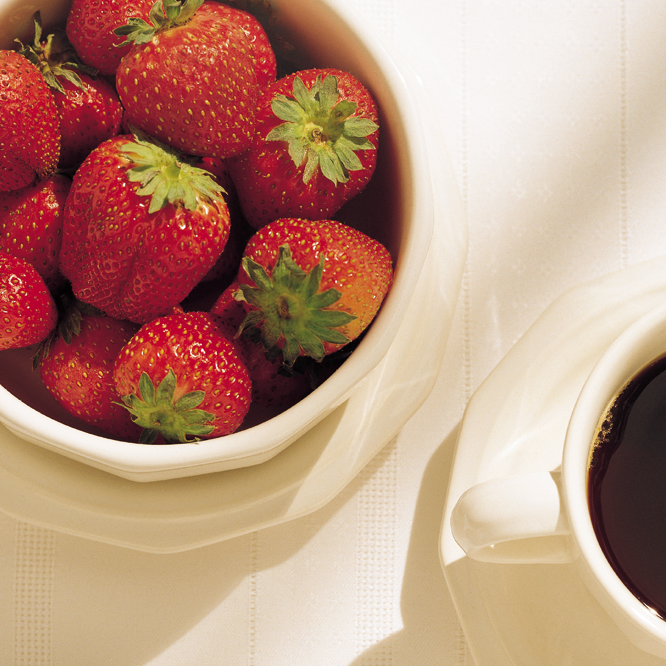
%> input picture test32/ww.tif, 666 x 666 px
$ octave test32.m   (GNU Octave 9; MATLAB toolbox functions it lacks are replaced by stand-ins)
%> lines starting %> are read from the running program, lines starting %| are printed output that depends on the picture
%> further down, rgb is the input picture: size 666x666x3 uint8; mean R, G, B 186.3, 145.9, 126.5
### test32/rgb2hsi.m
function hsi = rgb2hsi(rgb)
%RGB2HSI Converts an RGB image to HSI.
%   HSI = RGB2HSI(RGB) converts an RGB image to HSI. The input image
%   is assumed to be of size M-by-N-by-3, where the third dimension
%   accounts for three image planes: red, green, and blue, in that
%   order. If all RGB component images are equal, the HSI conversion
%   is undefined. The input image can be of class double (with values
%   in the range [0, 1]), uint8, or uint16.
%
%   The output image, HSI, is of class double, where:
%     hsi(:, :, 1) = hue image normalized to the range [0, 1] by
%                    dividing all angle values by 2*pi.
%     hsi(:, :, 2) = saturation image, in the range [0, 1].
%     hsi(:, :, 3) = intensity image, in the range [0, 1].

%   Copyright 2002-2004 R. C. Gonzalez, R. E. Woods, & S. L. Eddins
%   Digital Image Processing Using MATLAB, Prentice-Hall, 2004
%   $Revision: 1.4 $  $Date: 2003/09/29 15:21:54 $

% Extract the individual component immages.
rgb = im2double(rgb);
%> rgb: size 666x666x3 double
r = rgb(:, :, 1);
%> r: size 666x666 double
g = rgb(:, :, 2);
%> g: size 666x666 double
b = rgb(:, :, 3);
%> b: size 666x666 double

% Implement the conversion equations.
num = 0.5*((r - g) + (r - b));
den = sqrt((r - g).^2 + (r - b).*(g - b));
theta = acos(num./(den + eps));
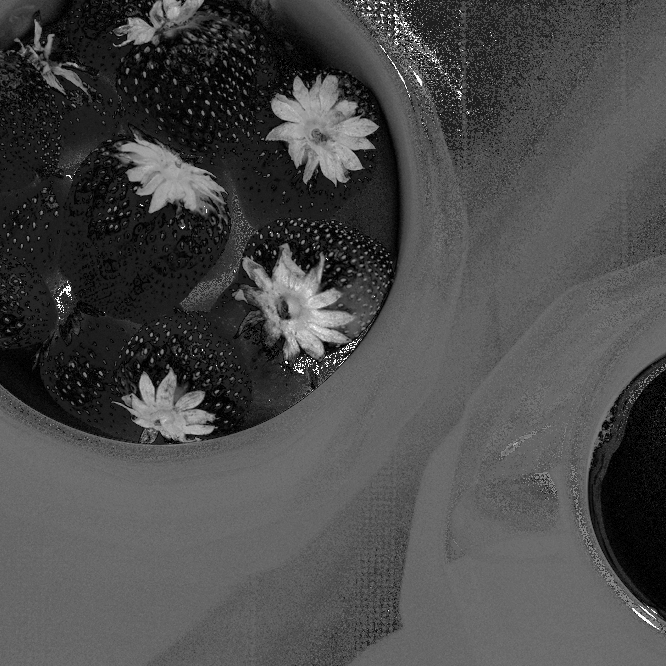
%> theta: size 666x666 double; min 2.58e-08, max 1.6, mean 0.471; drawn with min black and max white

H = theta;
H(b > g) = 2*pi - H(b > g);
H = H/(2*pi);

num = min(min(r, g), b);
den = r + g + b;
den(den == 0) = eps;
S = 1 - 3.* num./den;
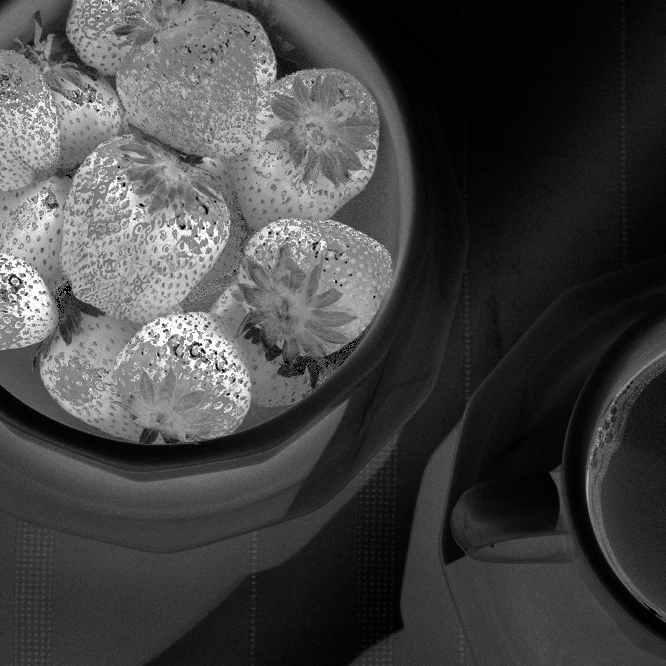
%> S: size 666x666 double; min 0, max 1, mean 0.271

H(S == 0) = 0;
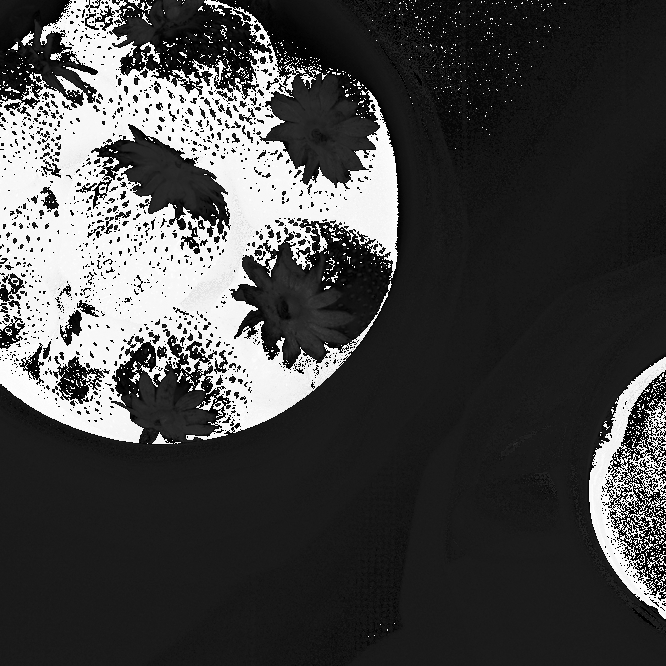
%> H: size 666x666 double; min 0, max 0.999, mean 0.277

I = (r + g + b)/3;

% Combine all three results into an hsi image.
hsi = cat(3, H, S, I);
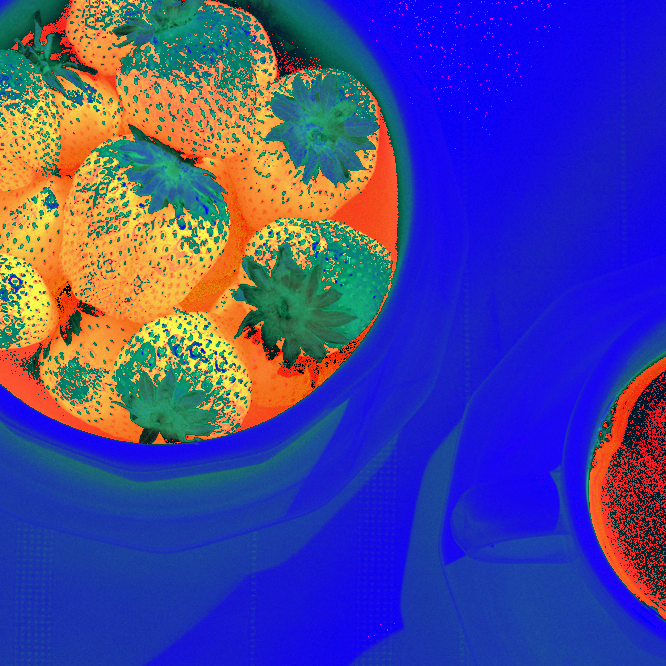
%> hsi: size 666x666x3 double; mean R, G, B 0.277, 0.271, 0.599

### test32/hsi2rgb.m
function rgb = hsi2rgb(hsi)
%HSI2RGB Converts an HSI image to RGB.
%   RGB = HSI2RGB(HSI) converts an HSI image to RGB, where HSI is
%   assumed to be of class double with:
%     hsi(:, :, 1) = hue image, assumed to be in the range
%                    [0, 1] by having been divided by 2*pi.
%     hsi(:, :, 2) = saturation image, in the range [0, 1].
%     hsi(:, :, 3) = intensity image, in the range [0, 1].
%
%   The components of the output image are:
%     rgb(:, :, 1) = red.
%     rgb(:, :, 2) = green.
%     rgb(:, :, 3) = blue.

%   Copyright 2002-2004 R. C. Gonzalez, R. E. Woods, & S. L. Eddins
%   Digital Image Processing Using MATLAB, Prentice-Hall, 2004
%   $Revision: 1.5 $  $Date: 2003/10/13 01:01:06 $

% Extract the individual HSI component images.
H = hsi(:, :, 1) * 2 * pi;
S = hsi(:, :, 2);
I = hsi(:, :, 3);

% Implement the conversion equations.
R = zeros(size(hsi, 1), size(hsi, 2));
G = zeros(size(hsi, 1), size(hsi, 2));
B = zeros(size(hsi, 1), size(hsi, 2));

% RG sector (0 <= H < 2*pi/3).
idx = find( (0 <= H) & (H < 2*pi/3));
%> idx = 348423 values from 1 to 443556
B(idx) = I(idx) .* (1 - S(idx));
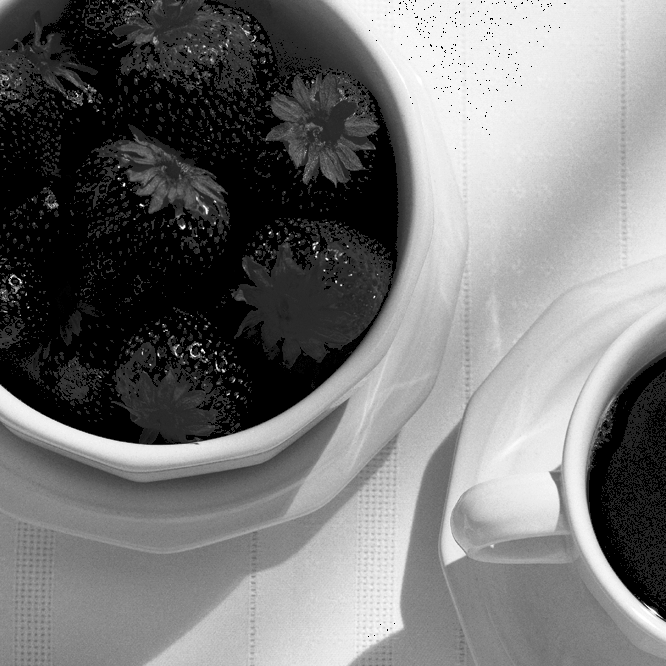
%> B: size 666x666 double; min 0, max 1, mean 0.463
R(idx) = I(idx) .* (1 + S(idx) .* cos(H(idx)) ./ ...
                                          cos(pi/3 - H(idx)));
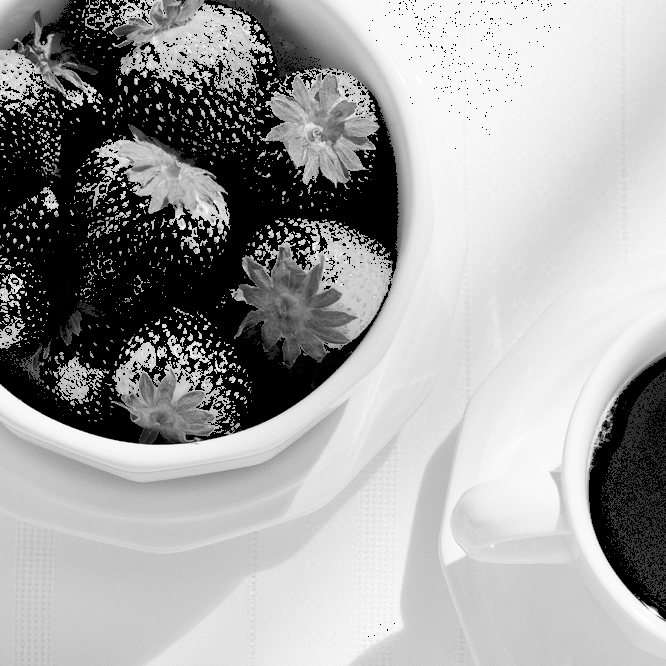
%> R: size 666x666 double; min 0, max 1, mean 0.634
G(idx) = 3*I(idx) - (R(idx) + B(idx));
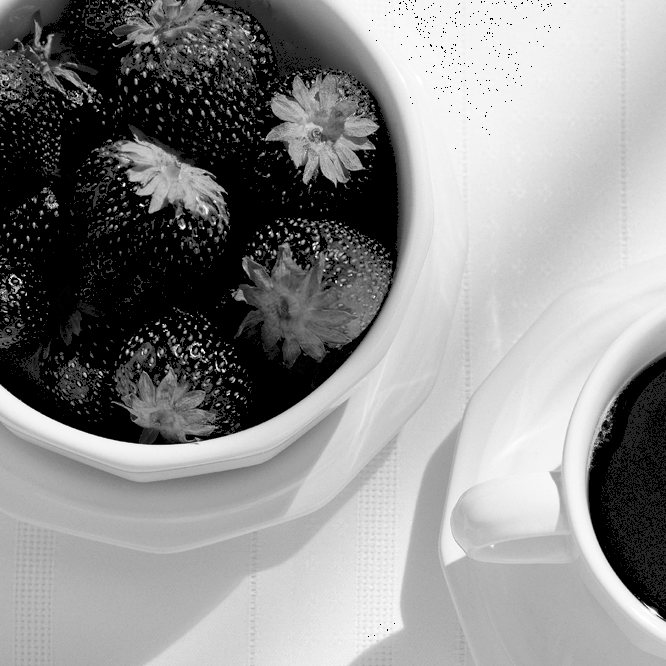
%> G: size 666x666 double; min 0, max 1, mean 0.551

% BG sector (2*pi/3 <= H < 4*pi/3).
idx = find( (2*pi/3 <= H) & (H < 4*pi/3) );
%> idx = []
R(idx) = I(idx) .* (1 - S(idx));
G(idx) = I(idx) .* (1 + S(idx) .* cos(H(idx) - 2*pi/3) ./ ...
                    cos(pi - H(idx)));
B(idx) = 3*I(idx) - (R(idx) + G(idx));

% BR sector.
idx = find( (4*pi/3 <= H) & (H <= 2*pi));
%> idx = 95133 values from 86 to 443509
G(idx) = I(idx) .* (1 - S(idx));
B(idx) = I(idx) .* (1 + S(idx) .* cos(H(idx) - 4*pi/3) ./ ...
                                           cos(5*pi/3 - H(idx)));
R(idx) = 3*I(idx) - (G(idx) + B(idx));

% Combine all three results into an RGB image.  Clip to [0, 1] to
% compensate for floating-point arithmetic rounding effects.
rgb = cat(3, R, G, B);
rgb = max(min(rgb, 1), 0);

### test32/test32.m
clc;
close all;
clear all;
rgb=imread('ww.tif');

r=rgb(:,:,1);
g=rgb(:,:,2);
b=rgb(:,:,3);
figure,
subplot(2,2,1);imshow(rgb);title('rgb');
subplot(2,2,2);imshow(r);title('r');
subplot(2,2,3);imshow(g);title('g');
subplot(2,2,4);imshow(b);title('b');

hsi=rgb2hsi(rgb);
h=hsi(:,:,1);
s=hsi(:,:,2);
i=hsi(:,:,3);

figure,
subplot(2,2,1);imshow(hsi);title('hsi');
subplot(2,2,2);imshow(h);title('h');
subplot(2,2,3);imshow(s);title('s');
subplot(2,2,4);imshow(i);title('i');

rgb1=hsi2rgb(hsi);
r1=rgb1(:,:,1);
g1=rgb1(:,:,2);
b1=rgb1(:,:,3);
figure,
subplot(2,2,1);imshow(rgb1);title('rgb1');
subplot(2,2,2);imshow(r1);title('r1');
subplot(2,2,3);imshow(g1);title('g1');
subplot(2,2,4);imshow(b1);title('b1');
